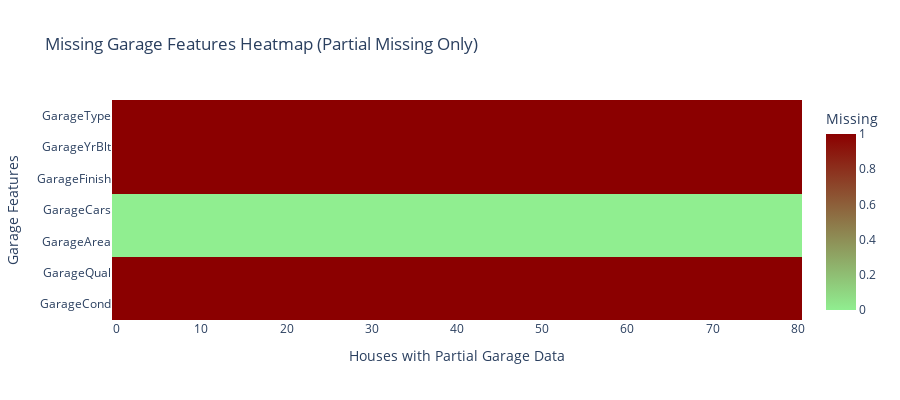

This figure's notebook cell:
### Markdown cell above
Let's take a look now at the Garage features to see if we have the same issue.

### Code cell
# Get houses with partial garage data missing
partial_garage_missing = (garage_missing_together > 0) & (garage_missing_together < len(garage_features))
partial_garage_houses = train[partial_garage_missing]

# Create a heatmap showing which garage features are missing
missing_matrix = partial_garage_houses[garage_features].isnull().astype(int)

# Reset index to show house numbers instead of IDs
missing_matrix_reset = missing_matrix.reset_index(drop=True)

fig = px.imshow(
    missing_matrix_reset.T,
    labels=dict(x="House Number", y="Garage Features", color="Missing"),
    y=garage_features,
    color_continuous_scale=['lightgreen', 'darkred'],
    title='Missing Garage Features Heatmap (Partial Missing Only)'
)

fig.update_layout(
    height=400,
    xaxis_title="Houses with Partial Garage Data",
    yaxis_title="Garage Features"
)

fig.show()

### Figure 1 — Plotly figure (JSON) as saved in the notebook; plotly's stock layout.template omitted (floating-point values rounded to 4 significant figures; data arrays with more than 128 entries replaced by an {"elided": "..."} marker saying what was removed)
{"data": [{"coloraxis": "coloraxis", "hovertemplate": "House Number: %{x}<br>Garage Features: %{y}<br>Missing: %{z}<extra></extra>", "name": "0", "type": "heatmap", "x": [0, 1, 2, 3, 4, 5, 6, 7, 8, 9, 10, 11, 12, 13, 14, 15, 16, 17, 18, 19, 20, 21, 22, 23, 24, 25, 26, 27, 28, 29, 30, 31, 32, 33, 34, 35, 36, 37, 38, 39, 40, 41, 42, 43, 44, 45, 46, 47, 48, 49, 50, 51, 52, 53, 54, 55, 56, 57, 58, 59, 60, 61, 62, 63, 64, 65, 66, 67, 68, 69, 70, 71, 72, 73, 74, 75, 76, 77, 78, 79, 80], "xaxis": "x", "y": ["GarageType", "GarageYrBlt", "GarageFinish", "GarageCars", "GarageArea", "GarageQual", "GarageCond"], "yaxis": "y", "z": {"elided": "7x81 int values"}}], "layout": {"coloraxis": {"colorbar": {"title": {"text": "Missing"}}, "colorscale": [[0, "lightgreen"], [1, "darkred"]]}, "height": 400, "title": {"text": "Missing Garage Features Heatmap (Partial Missing Only)"}, "xaxis": {"anchor": "y", "constrain": "domain", "domain": [0, 1], "scaleanchor": "y", "title": {"text": "Houses with Partial Garage Data"}}, "yaxis": {"anchor": "x", "autorange": "reversed", "constrain": "domain", "domain": [0, 1], "title": {"text": "Garage Features"}}}}
